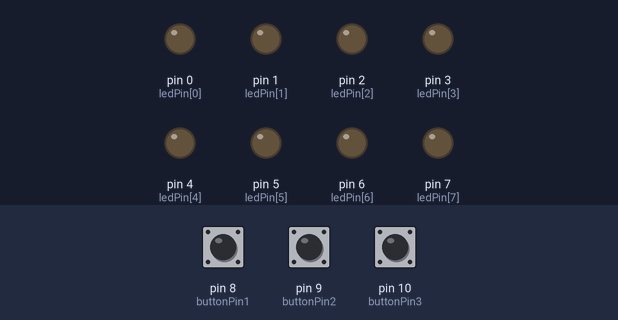
The sketch below on a simulated Arduino Uno, built with avr-gcc and run on an emulated ATmega328P. Shown: output pins drawn as LEDs (lit = HIGH). Dashed ring = blinking. The test bench sets the inputs (shaded band); at power-on: pin 8 (buttonPin1) LOW, pin 9 (buttonPin2) LOW, pin 10 (buttonPin3) LOW.

Above: at 1.2 s.
1.3 s: pin 8 (buttonPin1) pulled HIGH for 0.15 s
At 1.45 s:
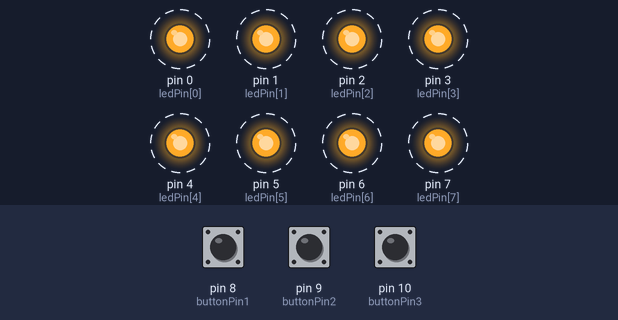
4.3 s: pin 9 (buttonPin2) pulled HIGH for 0.15 s
At 4.75 s:
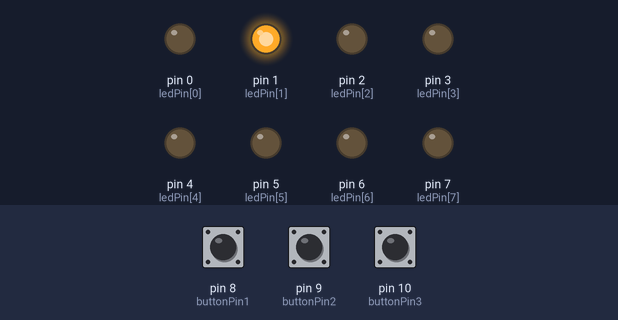
At 13.1 s:
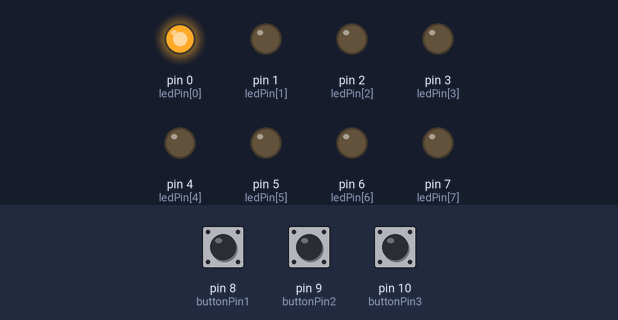
Timing chart, 0 to 13.3 s (numbered marks = the images above; inputs shaded):
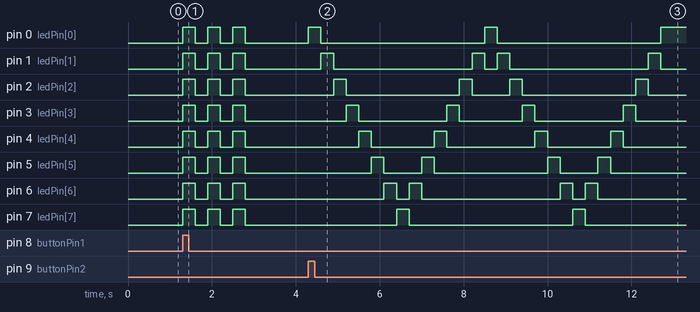

The sketch:

bai6.ino
```cpp
int ledPin[]={0,1,2,3,4,5,6,7};
int SW1=LOW;
int SW2=LOW;
int SW3=LOW;
int direction = 1;
int currentLED = 0;
const int buttonPin1 = 8;
const int buttonPin2 = 9;
const int buttonPin3 = 10;
void setup() {
  for (int i=0;i<8;i++){
    pinMode(ledPin[i],OUTPUT);
    }
    pinMode(buttonPin1,INPUT);
    pinMode(buttonPin2,INPUT);
    pinMode(buttonPin3,INPUT);
  }
 void choptat(){
  for (int i=0;i<3;i++){
 for(int i=0;i<8;i++){
  digitalWrite(ledPin[i],HIGH);}
  delay(300);
  for (int i=0;i<8;i++){
  digitalWrite(ledPin[i],LOW);}
  delay(300);}
 }
void hai_vong(){
  for(int y=0;y<29;y++){
  for (int i=0; i<8; i++) {
digitalWrite(ledPin[i], LOW);
}
digitalWrite(ledPin[currentLED], HIGH);
currentLED += direction;
if (currentLED == 7)
direction = -1;
if (currentLED == 0)
direction = 1;
delay(300); }
}
void loop() {
  SW1=digitalRead(buttonPin1);
  if (digitalRead(buttonPin1) == 1)
 choptat();
  SW2=digitalRead(buttonPin2);
 if  (digitalRead(buttonPin2) ==1){
  hai_vong();
 }
 SW3=digitalRead(buttonPin3);
 if (digitalRead(buttonPin3) ==1){
   for (int i=0;i<8;i++){
  digitalWrite(ledPin[i],1);
 }
 }
}
```

Measured:
- after the input at 1.3 s, pin 0 (ledPin[0]), pin 1 (ledPin[1]), pin 2 (ledPin[2]), pin 3 (ledPin[3]), pin 4 (ledPin[4]), pin 5 (ledPin[5]), pin 6 (ledPin[6]), pin 7 (ledPin[7]): alternates HIGH for 0.30 s and LOW for 0.30 s, 6 changes in all, then stays LOW, starting at once
- after the input at 4.3 s, pin 0 (ledPin[0]): alternates HIGH for 0.30 s and LOW for 3.9 s, starting at once; pin 1 (ledPin[1]): LOW → HIGH after 0.30 s, → LOW 0.30 s later, → HIGH 3.3 s later, → LOW 0.30 s later, … (8 changes in this stretch)
